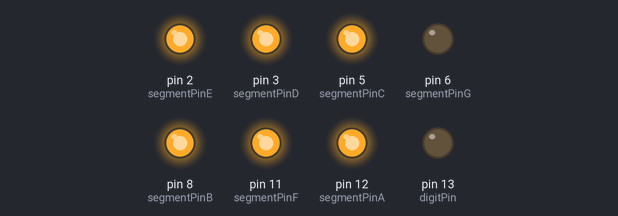
This sketch was run on a simulated Arduino Uno, built with avr-gcc and run on an emulated ATmega328P. Parts: output pins drawn as LEDs (lit = HIGH).

Above: at 0.2 s.
At 1.2 s:
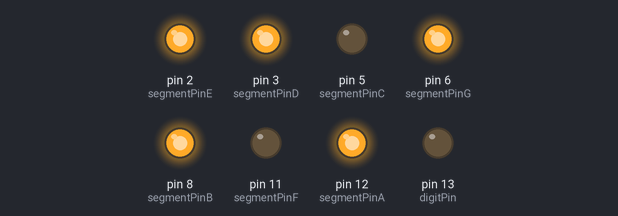
At 1.7 s:
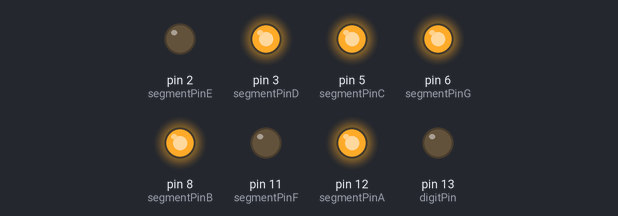
At 2.7 s:
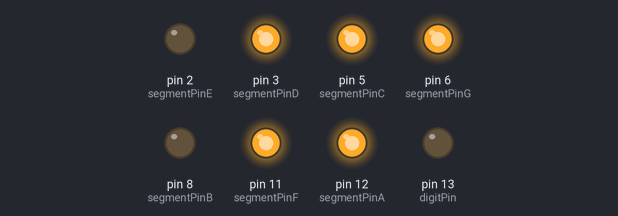
At 4.2 s:
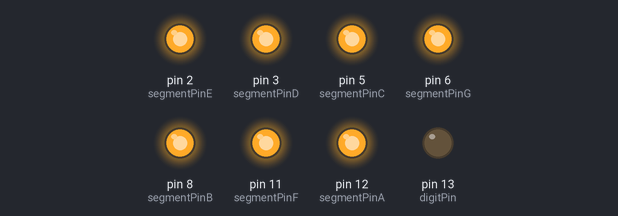
At 5.7 s:
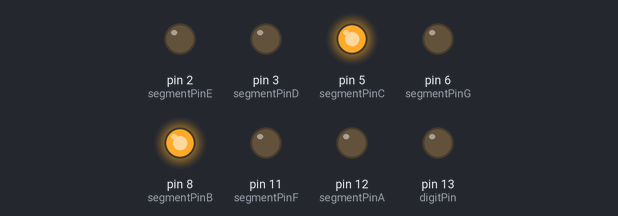
Timing chart, 0 to 6.5 s (numbered marks = the images above):
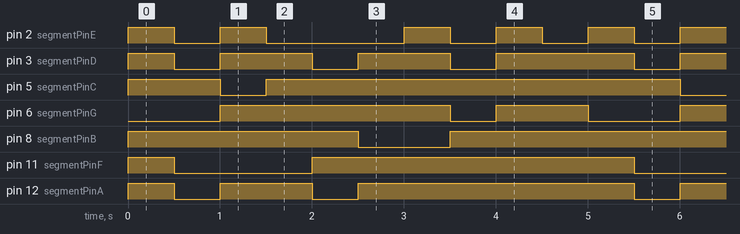

Measured:
- by itself, pin 2 (segmentPinE): repeats every 5.0 s: LOW 0.50 s, HIGH 0.50 s, LOW 1.5 s, 2 × (HIGH 0.50 s, LOW 0.50 s), HIGH 0.50 s
- by itself, pin 3 (segmentPinD): repeats every 5.0 s: 2 × (LOW 0.50 s, HIGH 1.0 s), LOW 0.50 s, HIGH 1.5 s
- by itself, pin 5 (segmentPinC): repeats every 5.0 s: LOW 0.50 s, HIGH 4.5 s
- by itself, pin 6 (segmentPinG): repeats every 5.0 s: LOW 0.50 s, HIGH 1.0 s, LOW 1.0 s, HIGH 2.5 s
- by itself, pin 8 (segmentPinB): repeats every 5.0 s: LOW 1.0 s, HIGH 4.0 s
- by itself, pin 11 (segmentPinF): repeats every 5.0 s: LOW 1.5 s, HIGH 3.5 s
- by itself, pin 12 (segmentPinA): repeats every 5.0 s: LOW 0.50 s, HIGH 1.0 s, LOW 0.50 s, HIGH 3.0 s

The sketch:

seven_segment_led04.ino
```cpp
// LEDをオン・オフする際の出力
#define DIGIT_ON LOW
#define DIGIT_OFF HIGH
#define SEGMENT_ON HIGH
#define SEGMENT_OFF LOW

const int digitPin = 13;     // ディジット(コモン)に接続するArduinoのピン
const int segmentPinA = 12;  // セグメントピンに接続するArduinoのピン
const int segmentPinB = 8;
const int segmentPinC = 5;
const int segmentPinD = 3;
const int segmentPinE = 2;
const int segmentPinF = 11;
const int segmentPinG = 6;

// setup()　は，最初に一度だけ実行される
void setup() {
  // ピンを出力モードに設定する
  pinMode(digitPin, OUTPUT);
  pinMode(segmentPinA, OUTPUT);
  pinMode(segmentPinB, OUTPUT);
  pinMode(segmentPinC, OUTPUT);
  pinMode(segmentPinD, OUTPUT);
  pinMode(segmentPinE, OUTPUT);
  pinMode(segmentPinF, OUTPUT);
  pinMode(segmentPinG, OUTPUT);
}

// loop() は，setup ()実行後，無限に実行される
void loop() {
  // cathode_pinをオンにする
  digitalWrite(digitPin, DIGIT_ON);

  // 各数字で点灯するピンをオンに、消灯するピンをオフにする
  /* 0 */
  digitalWrite(segmentPinA, SEGMENT_ON);
  digitalWrite(segmentPinB, SEGMENT_ON);
  digitalWrite(segmentPinC, SEGMENT_ON);
  digitalWrite(segmentPinD, SEGMENT_ON);
  digitalWrite(segmentPinE, SEGMENT_ON);
  digitalWrite(segmentPinF, SEGMENT_ON);
  digitalWrite(segmentPinG, SEGMENT_OFF);
  delay(500);

  /* 1 */
  digitalWrite(segmentPinA, SEGMENT_OFF);
  digitalWrite(segmentPinB, SEGMENT_ON);
  digitalWrite(segmentPinC, SEGMENT_ON);
  digitalWrite(segmentPinD, SEGMENT_OFF);
  digitalWrite(segmentPinE, SEGMENT_OFF);
  digitalWrite(segmentPinF, SEGMENT_OFF);
  digitalWrite(segmentPinG, SEGMENT_OFF);
  delay(500);

  /* 2 */
  digitalWrite(segmentPinA, SEGMENT_ON);
  digitalWrite(segmentPinB, SEGMENT_ON);
  digitalWrite(segmentPinC, SEGMENT_OFF);
  digitalWrite(segmentPinD, SEGMENT_ON);
  digitalWrite(segmentPinE, SEGMENT_ON);
  digitalWrite(segmentPinF, SEGMENT_OFF);
  digitalWrite(segmentPinG, SEGMENT_ON);
  delay(500);

  /* 3 */
  digitalWrite(segmentPinA, SEGMENT_ON);
  digitalWrite(segmentPinB, SEGMENT_ON);
  digitalWrite(segmentPinC, SEGMENT_ON);
  digitalWrite(segmentPinD, SEGMENT_ON);
  digitalWrite(segmentPinE, SEGMENT_OFF);
  digitalWrite(segmentPinF, SEGMENT_OFF);
  digitalWrite(segmentPinG, SEGMENT_ON);
  delay(500);

  /* 4 */
  digitalWrite(segmentPinA, SEGMENT_OFF);
  digitalWrite(segmentPinB, SEGMENT_ON);
  digitalWrite(segmentPinC, SEGMENT_ON);
  digitalWrite(segmentPinD, SEGMENT_OFF);
  digitalWrite(segmentPinE, SEGMENT_OFF);
  digitalWrite(segmentPinF, SEGMENT_ON);
  digitalWrite(segmentPinG, SEGMENT_ON);
  delay(500);

  /* 5 */
  digitalWrite(segmentPinA, SEGMENT_ON);
  digitalWrite(segmentPinB, SEGMENT_OFF);
  digitalWrite(segmentPinC, SEGMENT_ON);
  digitalWrite(segmentPinD, SEGMENT_ON);
  digitalWrite(segmentPinE, SEGMENT_OFF);
  digitalWrite(segmentPinF, SEGMENT_ON);
  digitalWrite(segmentPinG, SEGMENT_ON);
  delay(500);

  /* 6 */
  digitalWrite(segmentPinA, SEGMENT_ON);
  digitalWrite(segmentPinB, SEGMENT_OFF);
  digitalWrite(segmentPinC, SEGMENT_ON);
  digitalWrite(segmentPinD, SEGMENT_ON);
  digitalWrite(segmentPinE, SEGMENT_ON);
  digitalWrite(segmentPinF, SEGMENT_ON);
  digitalWrite(segmentPinG, SEGMENT_ON);
  delay(500);

  /* 7 */
  digitalWrite(segmentPinA, SEGMENT_ON);
  digitalWrite(segmentPinB, SEGMENT_ON);
  digitalWrite(segmentPinC, SEGMENT_ON);
  digitalWrite(segmentPinD, SEGMENT_OFF);
  digitalWrite(segmentPinE, SEGMENT_OFF);
  digitalWrite(segmentPinF, SEGMENT_ON);
  digitalWrite(segmentPinG, SEGMENT_OFF);
  delay(500);

  /* 8 */
  digitalWrite(segmentPinA, SEGMENT_ON);
  digitalWrite(segmentPinB, SEGMENT_ON);
  digitalWrite(segmentPinC, SEGMENT_ON);
  digitalWrite(segmentPinD, SEGMENT_ON);
  digitalWrite(segmentPinE, SEGMENT_ON);
  digitalWrite(segmentPinF, SEGMENT_ON);
  digitalWrite(segmentPinG, SEGMENT_ON);
  delay(500);

  /* 9 */
  digitalWrite(segmentPinA, SEGMENT_ON);
  digitalWrite(segmentPinB, SEGMENT_ON);
  digitalWrite(segmentPinC, SEGMENT_ON);
  digitalWrite(segmentPinD, SEGMENT_ON);
  digitalWrite(segmentPinE, SEGMENT_OFF);
  digitalWrite(segmentPinF, SEGMENT_ON);
  digitalWrite(segmentPinG, SEGMENT_ON);
  delay(500);
}
```
